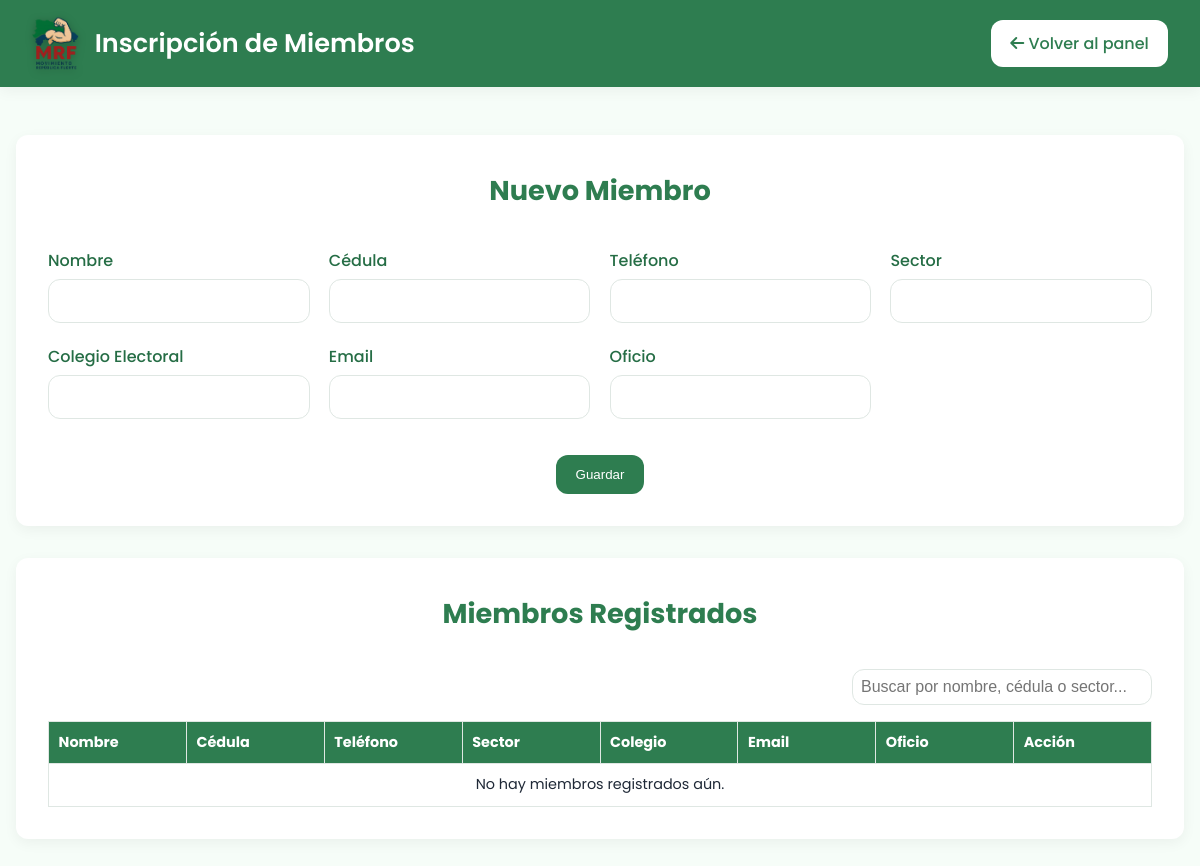
Page /formulario-miembros/ (signed in) on the earlier database version.
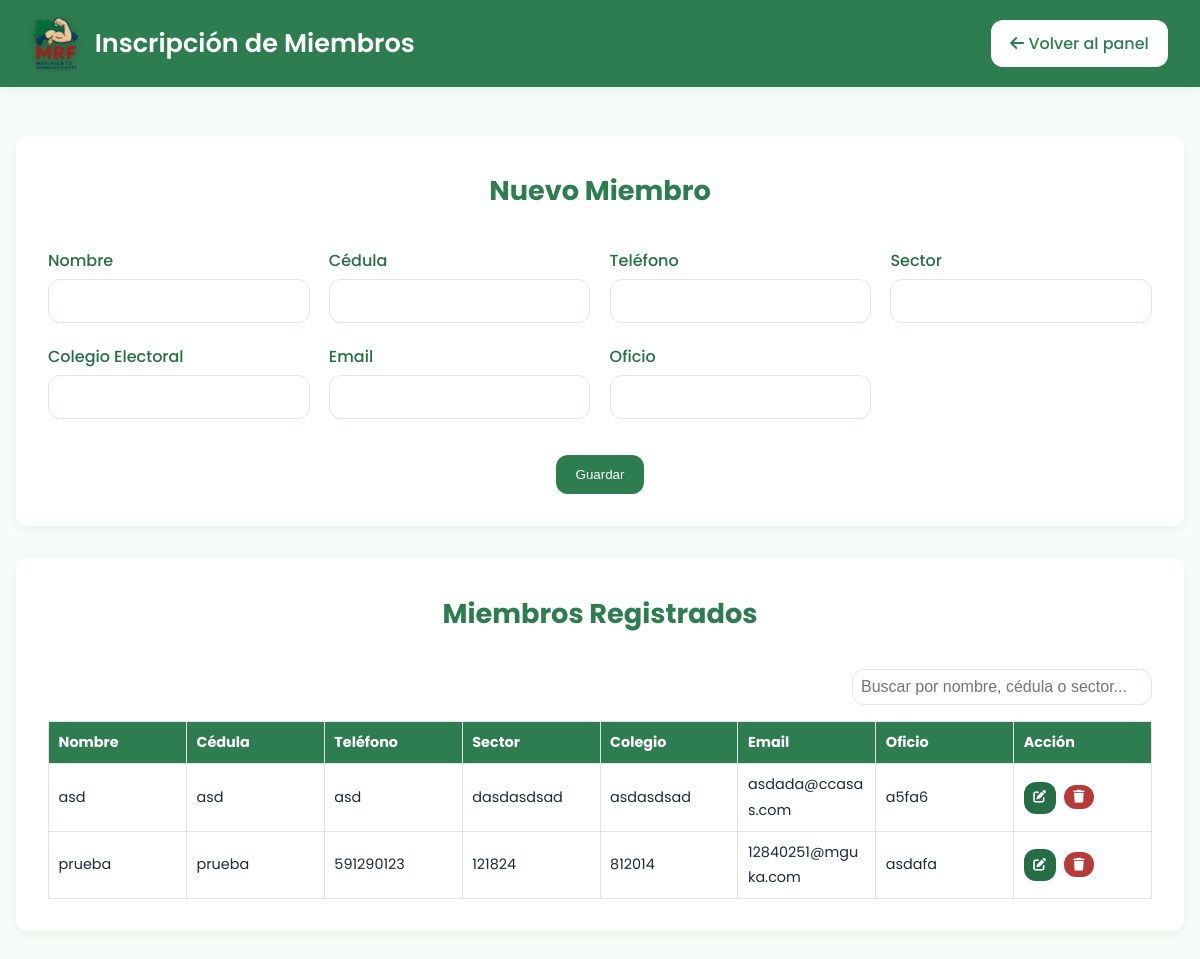
Same page on the later database version.
### registro/models.py (models this page shows, shortened)
class Miembro(models.Model):
    nombre = models.CharField(max_length=100)
    cedula = models.CharField(max_length=20)
    telefono = models.CharField(max_length=20)
    sector = models.CharField(max_length=100)
    colegio = models.CharField(max_length=100)
    email = models.EmailField(blank=True)
    oficio = models.CharField(max_length=100, blank=True)
    creado_por = models.ForeignKey(User, on_delete=models.CASCADE, null=True, blank=True)

### registro/views.py (the view)
# urls.py: path('formulario-miembros/', views.formulario_miembros, name='formulario_miembros'),
@login_required
def formulario_miembros(request):
    if request.method == 'POST':
        form = MiembroForm(request.POST)
        if form.is_valid():
            miembro = form.save(commit=False)
            miembro.creado_por = request.user
            miembro.save()
            return redirect('formulario_miembros')
    else:
        form = MiembroForm()
    miembros = Miembro.objects.all().order_by('-id')
    return render(request, 'formulario_miembros.html', {
        'form': form,
        'miembros': miembros
    })

### registro/forms.py
class MiembroForm(forms.ModelForm):
    class Meta:
        model = Miembro
        fields = ['nombre', 'cedula', 'telefono', 'sector', 'colegio', 'email', 'oficio']

### templates/formulario_miembros.html (shortened to what this page needs)
{% load static %}
<!DOCTYPE html>
<html lang="es">
<head>
  <link href="https://cdnjs.cloudflare.com/ajax/libs/font-awesome/6.4.0/css/all.min.css" rel="stylesheet">
  <link rel="stylesheet" href="{% static 'css/style.css' %}">
</head>
<body>
  <header class="header-prov">
    <div class="header-prov__left">
      <img src="{% static 'img/Logo-mrf.png' %}" alt="Logo Movimiento República Fuerte" class="header-prov__logo">
      <h1 class="header-prov__titulo">Inscripción de Miembros</h1>
    </div>
    <div class="header-prov__right">
      <a href="{% url 'panel_admin' %}" class="btn btn--light">
        <i class="fas fa-arrow-left"></i> Volver al panel
      </a>
    </div>
  </header>
  <main class="formulario-prov-container">
    <div class="formulario-box">
      <h2 class="form-title">Nuevo Miembro</h2>
      <form method="post" class="formulario-modern">
        <div class="form-row"><label>Nombre</label>{{ form.nombre }}</div>
        <div class="form-row"><label>Cédula</label>{{ form.cedula }}</div>
        <div class="form-row"><label>Teléfono</label>{{ form.telefono }}</div>
        <div class="form-row"><label>Sector</label>{{ form.sector }}</div>
        <div class="form-row"><label>Colegio Electoral</label>{{ form.colegio }}</div>
        <div class="form-row"><label>Email</label>{{ form.email }}</div>
        <div class="form-row"><label>Oficio</label>{{ form.oficio }}</div>
        <div class="form-actions">
          <button type="submit" class="btn" style="background: var(--verde-mapa);">Guardar</button>
        </div>
      </form>
    </div>
    <div class="tabla-box">
      <h3 class="form-title">Miembros Registrados</h3>
      <div class="search-box">
        <input type="text" id="searchInput" placeholder="Buscar por nombre, cédula o sector..." onkeyup="filtrarTabla()">
      </div>
      <div class="tabla-wrapper">
        <table class="tabla-registros" id="tablaRegistros">
          <thead>
            <tr>
              <th>Nombre</th>
              <th>Cédula</th>
              <th>Teléfono</th>
              <th>Sector</th>
              <th>Colegio</th>
              <th>Email</th>
              <th>Oficio</th>
              <th>Acción</th>
            </tr>
          </thead>
          <tbody>
            {% for m in miembros %}
              <tr>
                <td>{{ m.nombre }}</td>
                <td>{{ m.cedula }}</td>
                <td>{{ m.telefono }}</td>
                <td>{{ m.sector }}</td>
                <td>{{ m.colegio }}</td>
                <td>{{ m.email }}</td>
                <td>{{ m.oficio }}</td>
                <td>
                  {% if request.user.is_superuser %}
                  <a href="{% url 'editar_miembro' m.id %}" class="btn btn--small" style="background: var(--verde-oscuro);">
                    <i class="fas fa-edit"></i>
                  </a>
                  <form method="post" action="{% url 'eliminar_miembro' m.id %}" onsubmit="return confirm('¿Estás seguro de que deseas eliminar este miembro?');" style="display:inline-block;">
                    <button type="submit" class="btn btn--small" style="background: var(--rojo-mrf);">
                      <i class="fas fa-trash"></i>
                    </button>
                  </form>
                  {% endif %}
                </td>
              </tr>
            {% empty %}
              <tr><td colspan="8" style="text-align:center;">No hay miembros registrados aún.</td></tr>
            {% endfor %}
          </tbody>
        </table>
      </div>
    </div>
  </main>
</body>
</html>

Differences in the rows shown:
added Miembro: nombre "asd", cedula "asd", telefono "asd", sector "dasdasdsad", colegio "asdasdsad", email "asdada@ccasas.com", oficio "a5fa6"
added Miembro: nombre "prueba", cedula "prueba", telefono "591290123", sector "121824", colegio "812014", email "12840251@mguka.com", oficio "asdafa"
Other differences:
text no longer shown: "No hay miembros registrados aún."
